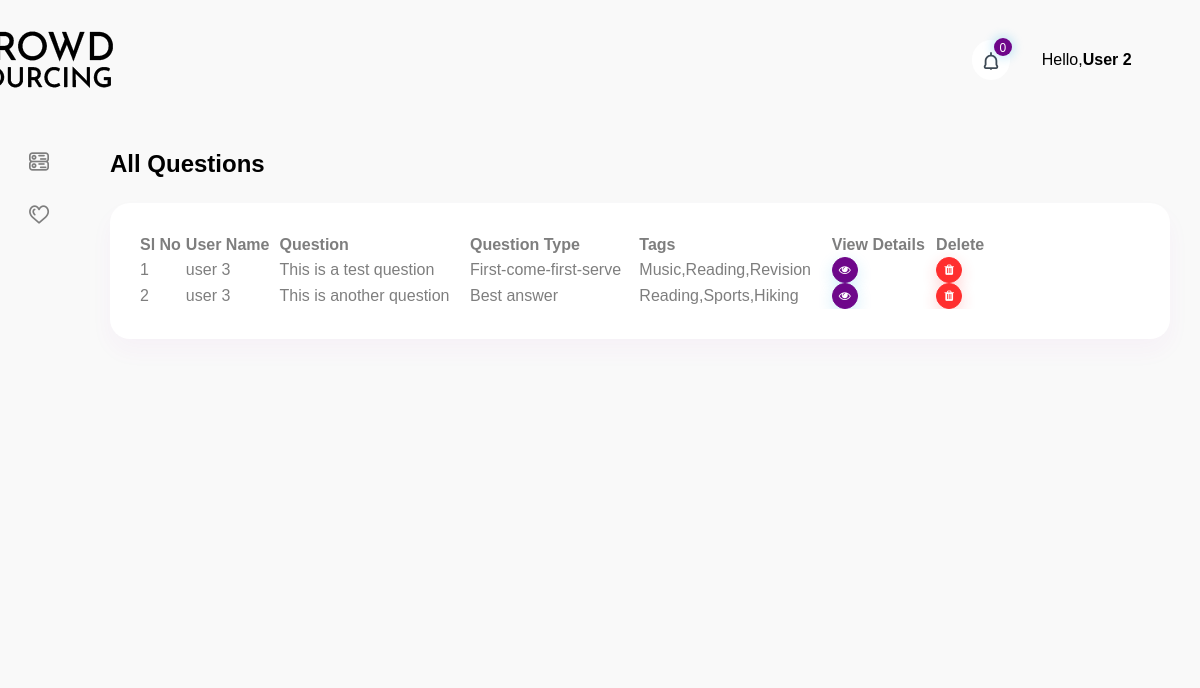
The app's page /all_question.php (signed in), older data.
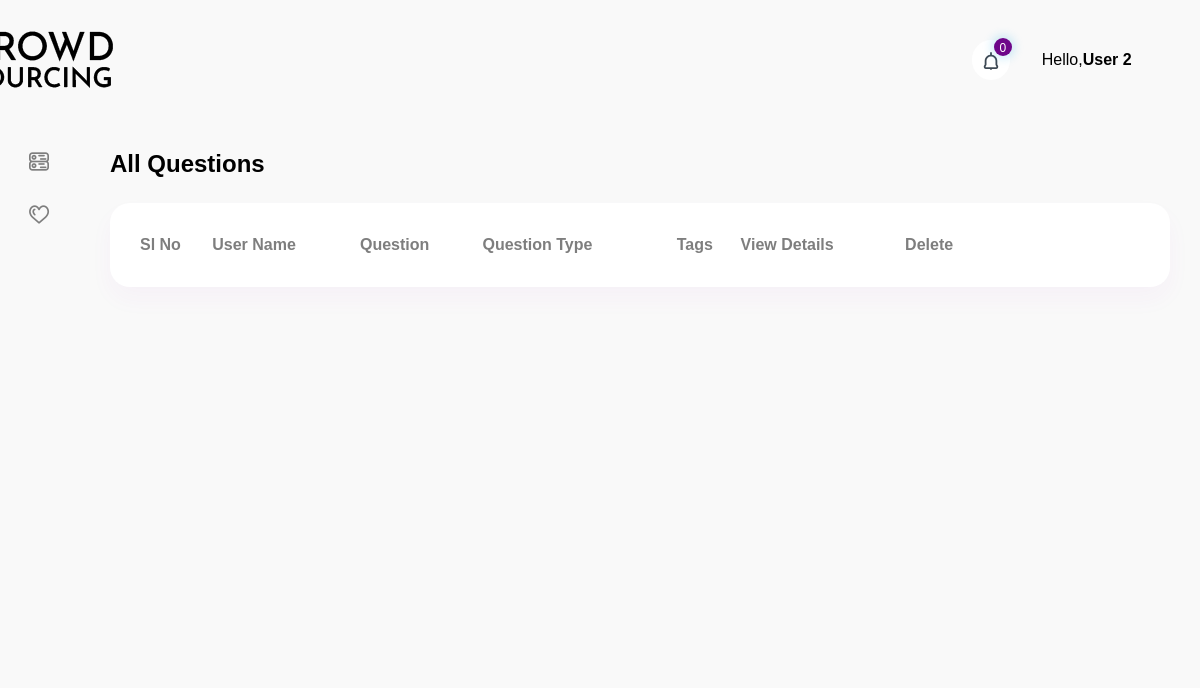
The same page, newer data.
### tables this page shows
CREATE TABLE `question` (
  `question_id` int(11) NOT NULL,
  `user_id` int(11) NOT NULL,
  `question` text NOT NULL,
  `type` varchar(255) NOT NULL,
  `tags` varchar(255) NOT NULL,
  `method` varchar(255) NOT NULL,
  `payment` int(10) NOT NULL,
  `waiting_time` varchar(255) NOT NULL,
  `inserted_at` datetime NOT NULL,
  `updated_at` datetime NOT NULL
);

CREATE TABLE `user` (
  `user_id` int(11) NOT NULL,
  `user_name` varchar(255) NOT NULL,
  `user_email` varchar(255) NOT NULL,
  `password` varchar(1000) NOT NULL,
  `college` varchar(255) NOT NULL,
  `major` varchar(255) NOT NULL,
  `hall` varchar(255) NOT NULL,
  `society` varchar(255) NOT NULL,
  `gender` varchar(255) NOT NULL,
  `age` int(10) NOT NULL,
  `indoor` varchar(255) NOT NULL,
  `outdoor` varchar(255) NOT NULL,
  `request_type` varchar(255) NOT NULL,
  `user_type` int(10) NOT NULL DEFAULT 1,
  `status` int(10) NOT NULL DEFAULT 1,
  `updated_at` datetime NOT NULL
);

CREATE TABLE `answer_method` (
  `id` int(11) NOT NULL,
  `method_name` varchar(255) NOT NULL
);

### include/dbController.php (called while the page is built, shortened)
<?php
class DBController {
    private $host = "localhost";
    private $user = "root";
    private $password = "";
    private $database = "crowd_sourcing";
    private $conn;
    function __construct() {
        $this->conn = $this->connectDB();
    }
    function connectDB() {
        $conn = mysqli_connect($this->host,$this->user,$this->password,$this->database);
        return $conn;
    }
    function runQuery($query) {
        $result = mysqli_query($this->conn,$query);
        while($row=mysqli_fetch_assoc($result)) {
            $resultset[] = $row;
        }
        if(!empty($resultset))
            return $resultset;
    }
    function numRows($query) {
        $result  = mysqli_query($this->conn,$query);
        $rowcount = mysqli_num_rows($result);
        return $rowcount;
    }
}

### all_question.php (the view, shortened to what this page needs)
<?php
require_once("include/dbController.php");
$db_handle = new DBController();
?>
<!DOCTYPE html>
<html lang="en">
<head>
    <link href="vendor/sweetalert2/dist/sweetalert2.min.css" rel="stylesheet">
    <?php include('include/css.php'); ?>
</head>
<body>
<div id="main-wrapper">
    <div class="nav-header">
        <a href="Dashboard" class="brand-logo">
            <h1>Your Logo</h1>
        </a>
    </div>
    <?php include('include/header.php'); ?>
    <?php include('include/sidebar.php'); ?>
    <div class="content-body">
        <div class="container-fluid">
            <div class="form-head mb-4">
                <h2 class="text-black font-w600 mb-0">All Questions</h2>
            </div>
                <div class="row">
                    <div class="col-12">
                        <div class="card">
                            <div class="card-body">
                                <div class="table-responsive">
                                    <table id="example3" class="display min-w850">
                                        <thead>
                                        <tr>
                                            <th>Sl No</th>
                                            <th>User Name</th>
                                            <th>Question</th>
                                            <th>Question Type</th>
                                            <th>Tags</th>
                                            <th>View Details</th>
                                            <th>Delete</th>
                                        </tr>
                                        </thead>
                                        <tbody>
                                        <?php
                                        $question = $db_handle->runQuery("SELECT * FROM question,answer_method,user WHERE  question.method = answer_method.id and user.user_id = question.user_id");
                                        $no_question = $db_handle->numRows("SELECT * FROM question,answer_method,user WHERE  question.method = answer_method.id and user.user_id = question.user_id");
                                        for($i=0; $i<$no_question; $i++){
                                            ?>
                                            <tr>
                                                <td><?php echo $i+1;?></td>
                                                <td><?php echo $question[$i]['user_name'];?></td>
                                                <td><?php echo $question[$i]['question'];?></td>
                                                <td><?php echo $question[$i]['method_name'];?></td>
                                                <td><?php echo $question[$i]['tags'];?></td>
                                                <td>
                                                    <div class="d-flex">
                                                        <a href="Details?question_id=<?php echo $question[$i]['question_id'];?>"
                                                           class="btn btn-primary shadow btn-xs sharp"><i
                                                                    class="fa fa-eye"></i></a>
                                                    </div>
                                                </td>
                                                <td>
                                                    <div class="d-flex">
                                                        <a onclick="productDelete(<?php echo $question[$i]["question_id"];?>);"
                                                           class="btn btn-danger shadow btn-xs sharp"><i
                                                                    class="fa fa-trash"></i></a>
                                                    </div>
                                                </td>
                                            </tr>
                                            <?php
                                        }
                                        ?>
                                        </tbody>
                                    </table>
                                </div>
                            </div>
                        </div>
                    </div>
                </div>
        </div>
    </div>
</body>
</html>

Row changes from the older to the newer data that the page shows:
removed question: user.user_name "user 3", question "This is a test question", answer_method.method_name "First-come-first-serve", tags "Music,Reading,Revision"
removed question: user.user_name "user 3", question "This is another question", answer_method.method_name "Best answer", tags "Reading,Sports,Hiking"
